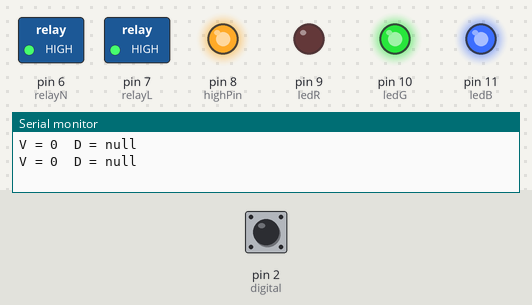
This sketch was run on a simulated Arduino Uno, built with avr-gcc and run on an emulated ATmega328P. Parts: switched loads named in the sketch (green lamp = pin HIGH), output pins drawn as LEDs (lit = HIGH), the last lines printed to the serial monitor. The test bench sets the inputs (shaded band); at power-on: pin 2 (digital) HIGH.

Above: at 4.3 s.
4.4 s: pin 2 (digital) pulled LOW for 1 s
At 5.1 s:
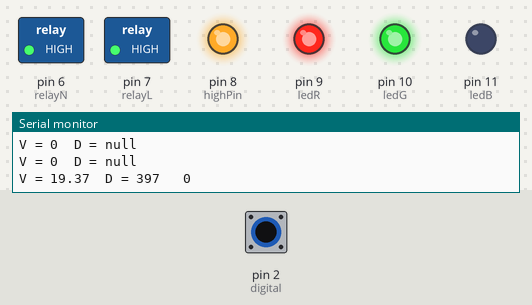
7.9 s: pin 2 (digital) pulled LOW for 3.2 s
At 13.2 s:
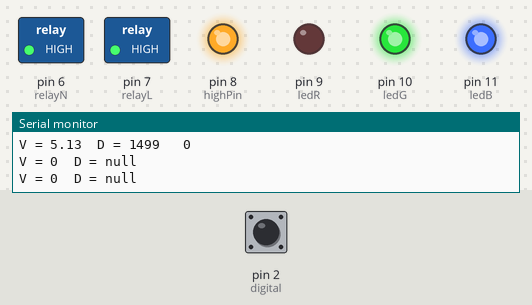
Timing chart, 0 to 14.7 s (numbered marks = the images above; inputs shaded):
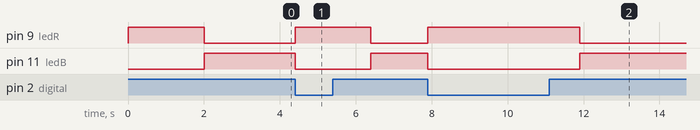

Measured:
- after the input at 4.4 s, pin 9 (ledR): LOW → HIGH at once, → LOW 2.0 s later; pin 11 (ledB): HIGH → LOW at once, → HIGH 2.0 s later
- after the input at 7.9 s, pin 9 (ledR): LOW → HIGH at once, → LOW 4.0 s later; pin 11 (ledB): HIGH → LOW at once, → HIGH 4.0 s later

The sketch:

Bike_relay.ino
```cpp
// Arduino PINs
#define digital  2
#define relayL   7
#define relayN   6
#define ledR     9  // 120 ohm
#define ledG     10 // 60 ohm
#define ledB     11 // 60 ohm
#define highPin  8

// Relay
#define relayOFF HIGH
#define relayON  LOW

// LED
#define ledON    LOW
#define ledOFF   HIGH

int   diameter       = 68;   // cm
float turnRelayOnIf  = 40.0; // km/h
float turnRelayOffIf = 20.0; // km/h

//----------------------------------

float length   = 0;
float speed    = 0;

bool detected        = false;
bool stopped         = false;
bool serialActive    = true;
bool isOn            = false;

unsigned long timer;
unsigned long delta;
unsigned int waitTime = 2000;

//Funkcja rozruchowa
void setup() {
  pinMode(digital, INPUT_PULLUP); //-------------------------
  //pinMode(ledMain,    OUTPUT);
  pinMode(relayL, OUTPUT);
  pinMode(relayN, OUTPUT);

  pinMode(ledR, OUTPUT);
  digitalWrite(ledR, HIGH);
  pinMode(ledG, OUTPUT);
  digitalWrite(ledG, HIGH);
  pinMode(ledB, OUTPUT);
  digitalWrite(ledB, HIGH);
  pinMode(highPin, OUTPUT);
  digitalWrite(highPin, HIGH);

  digitalWrite(relayL, relayOFF);
  digitalWrite(relayN, relayOFF);

  Serial.begin(9600);

  length = calLength(diameter) * 3600.0;
  //Serial.println(length);
  timer = millis();

  while(false){
    digitalWrite(ledR, ledON);
    delay(200);
    digitalWrite(ledR, ledOFF);
    digitalWrite(ledG, ledON);
    delay(200);
    digitalWrite(ledG, ledOFF);
    digitalWrite(ledB, ledON);
    delay(200);
    digitalWrite(ledB, ledOFF);
  }
}

//Nieskończona pętla główna
void loop() {
  calSpeed();
  if (speed > turnRelayOnIf) {
    turnOn();
  }

  if (speed < turnRelayOffIf) {
    turnOff();
  }
}

//Wyliczanie prędkości roweru
void calSpeed() {
  if (digitalRead(digital) == LOW) {
    if (detected == false) {
      detected = true;
      //digitalWrite(ledMain, HIGH);--------------------------

      delta = millis() - timer;
      timer = millis();

      //speed =  3.6 * (2.13 / float(delta * 0.001));
      speed = length / float(delta);

      if (serialActive) {
        Serial.print("V = ");
        Serial.print(speed);
        Serial.print("\tD = ");
        Serial.print(delta);
        Serial.print(" \t");
        Serial.println(isOn);
      }
    }
    digitalWrite(ledR, ledOFF);
    stopped = false;
  } else {
    detected = false;
  }

  if (serialActive) {
    if (millis() - timer > waitTime) {
      //if (!stopped) {
        Serial.println("V = 0\tD = null");
        timer = millis();
        speed = 0;

        digitalWrite(ledR, ledON);
        digitalWrite(ledG, ledOFF);
        digitalWrite(ledB, ledOFF);

        stopped = true;
      //}
    }
  }
}

//Włączanie przekażników
void turnOn() {
  digitalWrite(relayL, relayON);
  digitalWrite(relayN, relayON);
  digitalWrite(ledG,   ledON);
  digitalWrite(ledB,   ledOFF);

  if (serialActive) {
    if (isOn == false) {
      Serial.println("ON");
      isOn = true;
    }
  }
}

//Wyłączanie przekażników
void turnOff() {
  digitalWrite(relayL, relayOFF);
  digitalWrite(relayN, relayOFF);
  digitalWrite(ledG,   ledOFF);

  if(!stopped)
    digitalWrite(ledB,   ledON);

  if (serialActive) {
    if (isOn == true) {
      Serial.println("OFF");
      isOn = false;
    }
  }
}

//Liczniee obwodu koła ze wzoru L = 2πr = πd
//Wejście to średnica w cm. Wynik to obwód w metrach
float calLength(float D) {
  return PI * D / 100;
  // return 2 * PI * R / 100;
}
```
